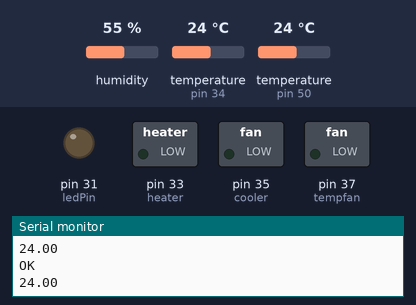
Bench run of a sketch on a simulated Arduino Mega 2560, built with avr-gcc and run on an emulated ATmega2560. Shown: switched loads named in the sketch (green lamp = pin HIGH), output pins drawn as LEDs (lit = HIGH), the last lines printed to the serial monitor. Inputs (shaded band) come from the test bench; at power-on: temperature (sensors on pin 34, pin 50) 24 °C, humidity 55 %.

Above: at 6.6 s.
6.7 s: temperature (sensor on pin 34) set to 28 °C
At 12.9 s:
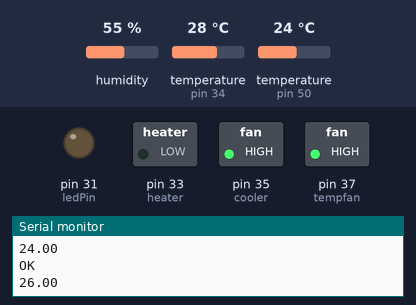
13.8 s: temperature (sensor on pin 34) set to 12 °C
At 19.3 s:
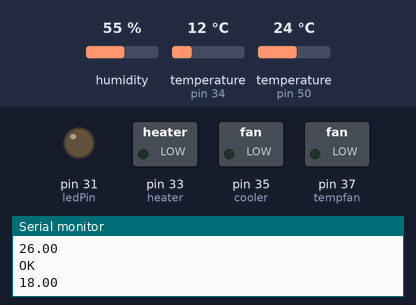
20.3 s: temperature (sensor on pin 34) set to 33 °C
At 24.5 s:
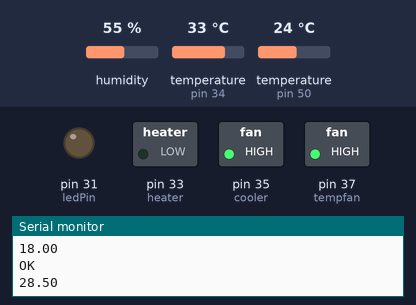
26.8 s: temperature (sensor on pin 50) set to 36 °C
33.3 s: temperature (sensor on pin 50) set to 39 °C
At 36.0 s:
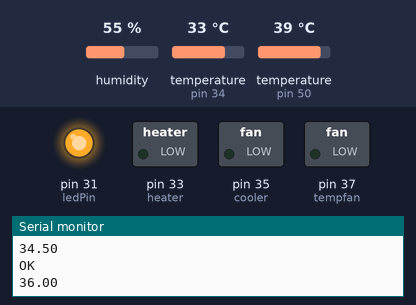
Timing chart, 0 to 37.5 s (numbered marks = the images above; inputs shaded):
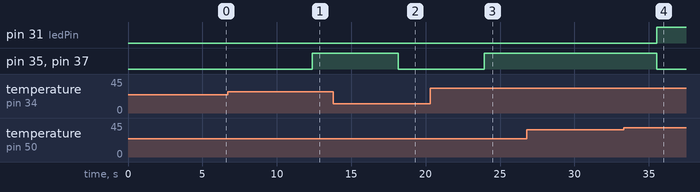

Measured:
- the behaviour switches between 26 and 27 °C on temperature (sensor on pin 34) (found by bisection; images 0 and 1)
- the behaviour switches between 37 and 38 °C on temperature (sensor on pin 50) (found by bisection; images 3 and 4)
- after the input at 6.7 s, pin 35 (cooler), pin 37 (tempfan): LOW → HIGH after 5.7 s
- after the input at 13.8 s, pin 35 (cooler), pin 37 (tempfan): HIGH → LOW after 4.4 s
- after the input at 20.3 s, pin 35 (cooler), pin 37 (tempfan): LOW → HIGH after 3.7 s
- after the input at 33.3 s, pin 31 (ledPin): LOW → HIGH after 2.2 s; pin 35 (cooler), pin 37 (tempfan): HIGH → LOW after 2.2 s

The sketch:

temp.ino
```cpp
#include <DallasTemperature.h>
#include <OneWire.h>
#include <dht11.h>

// ------ Humidity System ------
dht11 DHT11;
#define DHT11PIN 34
float temp_dht;
float humid_dht;
// ------ Temperature System ------
#define ONE_WIRE_BUS 50
#define ledPin 31
#define heater 33
#define cooler 35
#define tempfan 37
OneWire oneWire(ONE_WIRE_BUS);
DallasTemperature Tempsensors(&oneWire);
boolean ledState = false;
boolean heaterState = false;
boolean coolerState = false;
boolean hfanState = false;
float temp_threh = 35;
float temp_threl = 10;
float temp_h = 25;
float temp_l = 10;

void setup()
{
  Serial.begin(115200);
  Serial.println("DHT11 AND DS18B20 TEST PROGRAM ");
  Serial.println();
  // ---------- Temperature Setting ----------
  Tempsensors.begin();
  pinMode(ledPin,OUTPUT);
  pinMode(heater,OUTPUT);
  pinMode(cooler,OUTPUT);
  pinMode(tempfan,OUTPUT);
}

void loop()
{
  // ---------- Temperature Loop ----------
  Get_Humidity(temp_dht,humid_dht); // reading humidity sensor
  float temp_ds18 = Get_Temperature(); // reading temperature sensor
  float temp_aver = Temp_Average(temp_dht, temp_ds18); // temerature reading averaging
  Get_TempState(temp_threh,temp_h,temp_l,temp_threl,temp_aver); // checking the temperature state
  Op_Temp(); // turn on heater or cooler or LED

  Serial.println(temp_aver);
  delay(5000);
}

// ------------------------------------------- FUNCTIONS --------------------------------------------------------
// ------------------------------------------- humidity reading -------------------------------------------------
void Get_Humidity(float & temp_dht, float & humid_dht){
  int chk = DHT11.read(DHT11PIN);
  switch (chk)
  {
    case DHTLIB_OK:Serial.println("OK");break;
    case DHTLIB_ERROR_CHECKSUM:Serial.println("Checksum error");break;
    case DHTLIB_ERROR_TIMEOUT:Serial.println("Time out error");break;
    default:Serial.println("Unknown error");break;
  }
  temp_dht = DHT11.temperature;
  humid_dht = DHT11.humidity + 10;
}

// ------------------------------------------- temperature reading -------------------------------------------------
float Get_Temperature(){
  Tempsensors.requestTemperatures();
  float temp_ds18 = Tempsensors.getTempCByIndex(0);
  return temp_ds18;
}

// ------------------------------------------- temperature averaging -------------------------------------------------
float Temp_Average(float temp_dht, float temp_ds18){
  float temp_aver = (temp_dht + temp_ds18) / 2;
  return temp_aver;
}

// ------------------------------------------- temperature state -------------------------------------------------
void Get_TempState(float temp_threh,float temp_h,float temp_l,float temp_threl,float temp_aver){
  if (temp_aver > temp_threh){
    ledState = true;
    heaterState = false;
    coolerState = false;
    hfanState = false;
  }
  else if (temp_aver > temp_h){
    ledState = false;
    heaterState = false;
    coolerState = true;
    hfanState = true;
  }
  else if (temp_aver > temp_l){
    ledState = false;
    heaterState = false;
    coolerState = false;
    hfanState = false;
  }
  else if (temp_aver > temp_threl){
    ledState = false;
    heaterState = true;
    coolerState = false;
    hfanState = true;
  }
  else{
    ledState = true;
    heaterState = false;
    coolerState = false;
    hfanState = false;
  }
}

// ------------------------------------------- temperature operation -------------------------------------------------
void Op_Temp(){
  switch (ledState)
  {
    case true:digitalWrite(ledPin,HIGH);break;
    case false:digitalWrite(ledPin,LOW);;break;
    default:Serial.println("Unknown error");break;
  }
  switch (heaterState)
  {
    case true:digitalWrite(heater,HIGH);break;
    case false:digitalWrite(heater,LOW);;break;
    default:Serial.println("Unknown error");break;
  }
  switch (coolerState)
  {
    case true:digitalWrite(cooler,HIGH);break;
    case false:digitalWrite(cooler,LOW);;break;
    default:Serial.println("Unknown error");break;
  }
  switch (hfanState)
  {
    case true:digitalWrite(tempfan,HIGH);break;
    case false:digitalWrite(tempfan,LOW);;break;
    default:Serial.println("Unknown error");break;
  }
}
```
